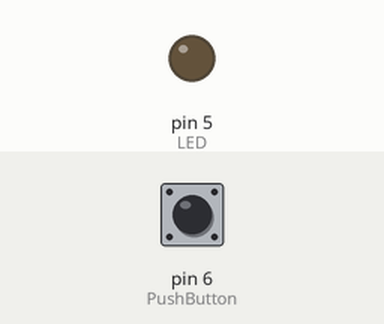
This sketch was run on a simulated Arduino Uno, built with avr-gcc and run on an emulated ATmega328P. Shown: output pins drawn as LEDs (lit = HIGH). The test bench sets the inputs (shaded band); at power-on: pin 6 (PushButton) HIGH.

Above: at 1.2 s.
1.3 s: pin 6 (PushButton) pulled LOW for 0.15 s
At 1.37 s:
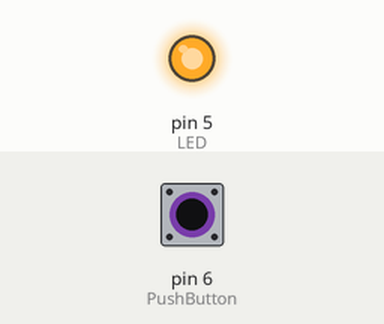
2.9 s: pin 6 (PushButton) pulled LOW for 3.2 s
At 6.8 s:
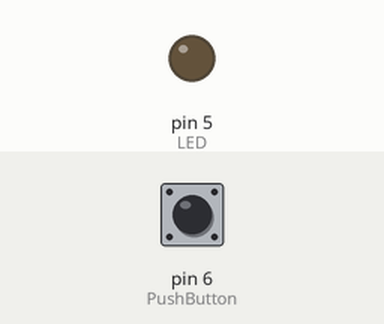
Timing chart, 0 to 8.3 s (numbered marks = the images above; inputs shaded):
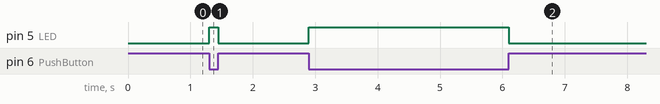

The sketch:

LED_-_Push_Button_Control.ino
```cpp
int LED = 5;
int PushButton = 6;

void setup() {
  pinMode(LED, OUTPUT);
  pinMode(PushButton, INPUT_PULLUP); //internal pullup resistor
  digitalWrite(LED, LOW);
}
void loop() {
if(digitalRead(PushButton) == LOW){
  digitalWrite(LED, HIGH);
}
else{
  digitalWrite(LED, LOW);
}
}
```

Measured:
- after the input at 1.3 s, pin 5 (LED): LOW → HIGH at once, → LOW 0.15 s later
- after the input at 2.9 s, pin 5 (LED): LOW → HIGH at once, → LOW 3.2 s later
